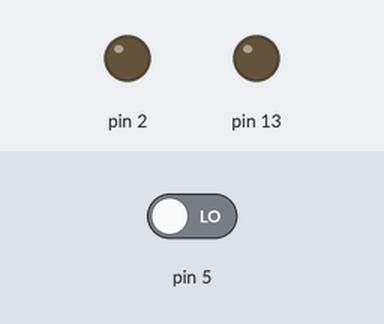
Simulated run of this sketch. Board: Arduino Uno, built with avr-gcc and run on an emulated ATmega328P. On the bench: output pins drawn as LEDs (lit = HIGH). The inputs (shaded band) are chosen by the test bench; at power-on: pin 5 LOW.

Above: at 1.2 s.
1.3 s: pin 5 driven HIGH
At 2.1 s:
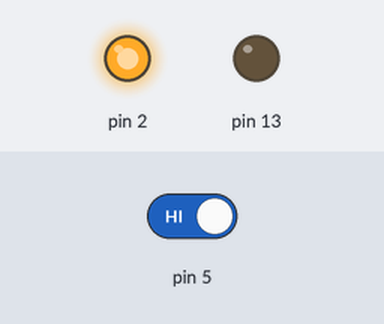
Timing chart, 0 to 4.3 s (numbered marks = the images above; inputs shaded):
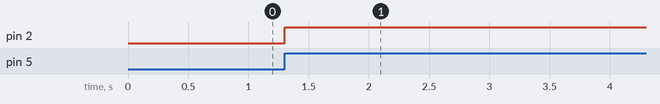

The sketch:

EG_Mans_Motion_Lights.ino
```cpp
void setup() {
  // put your setup code here, to run once:
pinMode(2, OUTPUT);
pinMode(13, OUTPUT);
pinMode(5, INPUT);
}

bool motion;

void loop() {
motion = digitalRead(5);
if (motion)
{
  digitalWrite(2,HIGH);
  delay(15000);
  digitalWrite(2,LOW);
}
else
{
  // do nothing!
}

}
```

Measured:
- after the input at 1.3 s, pin 2: LOW → HIGH at once
